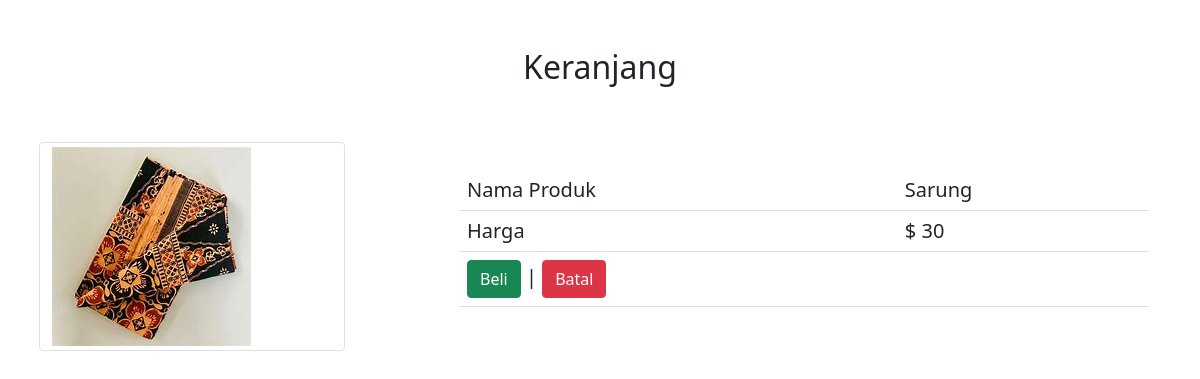
The page /tampil/keranjang.php?id_produk=30 on the database its author committed.
### tables this page shows
CREATE TABLE `produk` (
  `id_produk` int(11) NOT NULL,
  `nama` varchar(255) DEFAULT NULL,
  `harga` varchar(11) DEFAULT NULL,
  `foto` varchar(255) DEFAULT NULL
);

### tampil/keranjang.php (the view, shortened to what this page needs)
<!DOCTYPE html>
<html>
  <head>
    <link href="https://cdn.jsdelivr.net/npm/bootstrap@5.0.2/dist/css/bootstrap.min.css" rel="stylesheet">
  </head>
  <body>
    <?php
        include "../proses/koneksi.php";
        $qry_detail_produk=mysqli_query($conn,"select * from produk where id_produk = '".$_GET['id_produk']."'");
        $dt_produk=mysqli_fetch_array($qry_detail_produk);
    ?>
        <div class="row d-flex justify-content-center align-items-center">
            <div class="col-12 text-center my-5">
                <h2>Keranjang</h2>
            </div>
            <div class="col-md-3 img-thumbnail">
                <img src="../asset/foto_produk/<?=$dt_produk['foto']?>" class="img-fluid">
            </div>
            <div class="col-md-7 offset-1">
                <form action="" method="post">
                    <table class="table table-hover table-striped h5">
                        <thead>
                            <tr>
                                <td>Nama Produk</td><td><?=$dt_produk['nama']?></td>
                            </tr>
                            <tr>
                                <td>Harga</td><td>$ <?=$dt_produk['harga']?></td>
                            </tr>
                            <tr>
                                <td colspan="2">
                                    <a href="../proses/proses_keranjang.php" class="btn btn-success" onclick="return confirm('Yakin Ingin Membeli?')">Beli</a>
                                    | <a href="home.php" class="btn btn-danger">Batal</a>
                                </td>
                            </tr>
                        </thead>
                    </table>
                </form>
            </div>
        </div>
  </body>
</html>

### tampil/keranjang.php (style rules this page uses)
.img-thumbnail { max-height: 500px; }

### rows shown on the page
produk: foto (picture), nama "Sarung", harga "30"
